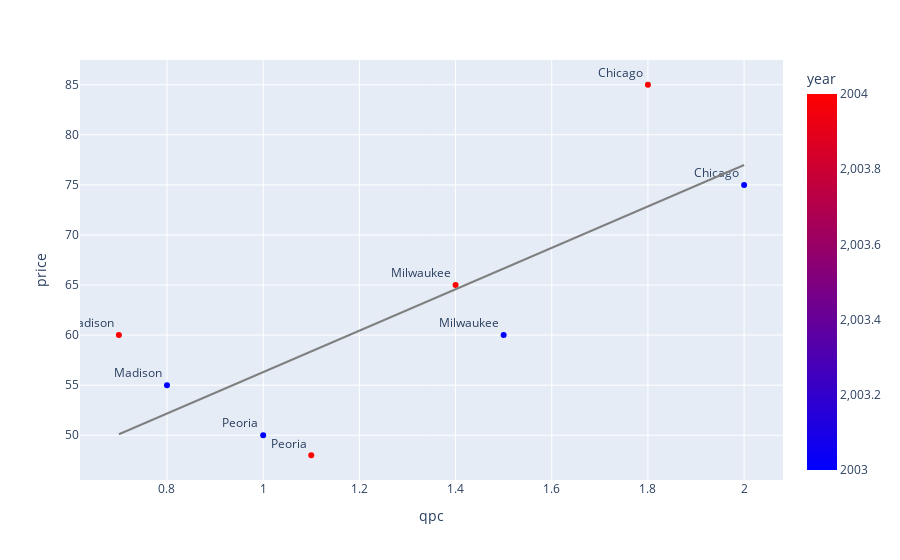

The cell this chart's notebook holds for it:
### Code cell
fig = px.scatter(df, x="qpc", y="price", color = 'year', color_continuous_scale=['blue', 'red'], text = "location", trendline = 'ols', trendline_color_override = 'grey' )
fig.update_traces(textposition='top left')
fig.update(layout_showlegend=False)
fig.show()

### Figure 1 — Plotly figure (JSON) as saved in the notebook; plotly's stock layout.template omitted (floating-point values rounded to 4 significant figures)
{"data": [{"hovertemplate": "qpc=%{x}<br>price=%{y}<br>location=%{text}<br>year=%{marker.color}<extra></extra>", "legendgroup": "", "marker": {"color": [2003, 2004, 2003, 2004, 2003, 2004, 2003, 2004], "coloraxis": "coloraxis", "symbol": "circle"}, "mode": "markers+text", "name": "", "orientation": "v", "showlegend": false, "text": ["Chicago", "Chicago", "Peoria", "Peoria", "Milwaukee", "Milwaukee", "Madison", "Madison"], "textposition": "top left", "type": "scatter", "x": [2, 1.8, 1, 1.1, 1.5, 1.4, 0.8, 0.7], "xaxis": "x", "y": [75, 85, 50, 48, 60, 65, 55, 60], "yaxis": "y"}, {"hovertemplate": "<b>OLS trendline</b><br>price = 20.6868 * qpc + 35.6157<br>R<sup>2</sup>=0.592860<br><br>qpc=%{x}<br>price=%{y} <b>(trend)</b><extra></extra>", "legendgroup": "", "line": {"color": "grey"}, "marker": {"symbol": "circle"}, "mode": "lines", "name": "", "showlegend": false, "textposition": "top left", "type": "scatter", "x": [0.7, 0.8, 1, 1.1, 1.4, 1.5, 1.8, 2], "xaxis": "x", "y": [50.1, 52.17, 56.3, 58.37, 64.58, 66.65, 72.85, 76.99], "yaxis": "y"}], "layout": {"autosize": true, "coloraxis": {"colorbar": {"title": {"text": "year"}}, "colorscale": [[0, "blue"], [1, "red"]]}, "legend": {"tracegroupgap": 0}, "margin": {"t": 60}, "showlegend": false, "xaxis": {"anchor": "y", "autorange": true, "domain": [0, 1], "range": [0.62, 2.08], "title": {"text": "qpc"}, "type": "linear"}, "yaxis": {"anchor": "x", "autorange": true, "domain": [0, 1], "range": [45.14, 87.86], "title": {"text": "price"}, "type": "linear"}}}
